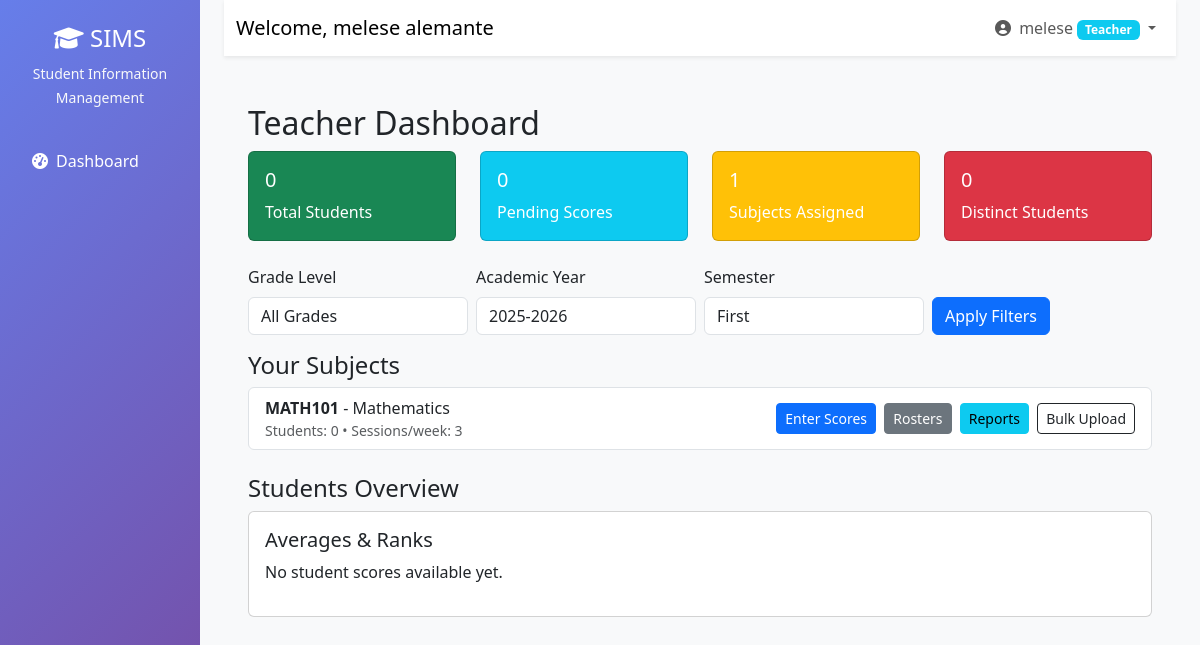
The page /teachers/dashboard/ (signed in) on the database its author committed.
### users/models.py (models this page shows, shortened)
class User(AbstractUser):
    ROLE_CHOICES = (
        ('admin', 'Administrator'),
        ('teacher', 'Teacher'),
        ('student', 'Student'),
        ('registrar', 'Registrar'),
        ('finance', 'Finance Officer'),
        ('parent', 'Parent'),
    )
    role = models.CharField(max_length=20, choices=ROLE_CHOICES)
    phone = models.CharField(max_length=15, blank=True)
    address = models.TextField(blank=True)
    date_of_birth = models.DateField(null=True, blank=True)
    profile_picture = models.ImageField(upload_to='profiles/', null=True, blank=True)
    is_approved = models.BooleanField(default=False)
    created_at = models.DateTimeField(auto_now_add=True)

### subjects/models.py (models this page shows, shortened)
class Subject(models.Model):
    GRADE_LEVEL_CHOICES = [
        (1, 'Grade 1'),
        (2, 'Grade 2'),
        (3, 'Grade 3'),
        (4, 'Grade 4'),
        (5, 'Grade 5'),
        (6, 'Grade 6'),
        (7, 'Grade 7'),
        (8, 'Grade 8'),
    ]
    SUBJECT_TYPES = [
        ('core', 'Core'),
        ('elective', 'Elective'),
        ('lab', 'Laboratory'),
    ]
    name = models.CharField(max_length=200)
    code = models.CharField(max_length=20, unique=True)
    description = models.TextField(blank=True)
    credit_hours = models.PositiveIntegerField(default=3, help_text="Credit hours for this subject")
    subject_type = models.CharField(max_length=20, choices=SUBJECT_TYPES, default='core')
    grade_level = models.IntegerField(
        choices=GRADE_LEVEL_CHOICES,
        help_text="Select the grade level for this subject"
    )
    day_of_week = models.CharField(max_length=3, choices=Teacher.DAYS_OF_WEEK, blank=True)
    start_time = models.TimeField(null=True, blank=True)
    end_time = models.TimeField(null=True, blank=True)
    room = models.CharField(max_length=50, blank=True)
    sessions_per_week = models.PositiveSmallIntegerField(default=3, help_text='Number of sessions per week')
    instructor = models.ForeignKey(
        Teacher,
        on_delete=models.SET_NULL,
        null=True,
        blank=True,
        related_name='subjects'
    )
    assigned_by_registrar = models.BooleanField(default=False)
    max_capacity = models.IntegerField(default=30)
    is_active = models.BooleanField(default=True)
    created_at = models.DateTimeField(auto_now_add=True)
    updated_at = models.DateTimeField(auto_now=True)
    class Meta:
        ordering = ['grade_level', 'code']

### users/decorators.py (the view)
        def wrapper(request, *args, **kwargs):
            if request.user.is_authenticated:
                if request.user.role in allowed_roles or request.user.is_superuser:
                    return view_func(request, *args, **kwargs)
            messages.error(request, "You don't have permission to access this page.")
            return redirect('dashboard')

### teachers/views.py (called while the page is built)
def _get_current_academic_year():
    import datetime
    now = datetime.datetime.now()
    if now.month >= 8:
        return f"{now.year}-{now.year + 1}"
    else:
        return f"{now.year - 1}-{now.year}"

def _get_current_semester():
    import datetime
    now = datetime.datetime.now()
    if 1 <= now.month <= 5:
        return 'second'
    elif 6 <= now.month <= 7:
        return 'summer'
    else:
        return 'first'

### templates/teachers/teacher_dashboard.html (shortened to what this page needs)
{% extends 'base.html' %}
{% block content %}
<div class="container py-4">
  <h2>Teacher Dashboard</h2>
  <div class="row mb-3">
    <div class="col-md-3">
      <div class="card text-white bg-success mb-2">
        <div class="card-body">
          <h5 class="card-title">{{ total_students }}</h5>
          <p class="card-text">Total Students</p>
        </div>
      </div>
    </div>
    <div class="col-md-3">
      <div class="card text-white bg-info mb-2">
        <div class="card-body">
          <h5 class="card-title">{{ pending_scores }}</h5>
          <p class="card-text">Pending Scores</p>
        </div>
      </div>
    </div>
    <div class="col-md-3">
      <div class="card text-white bg-warning mb-2">
        <div class="card-body">
          <h5 class="card-title">{{ num_subjects }}</h5>
          <p class="card-text">Subjects Assigned</p>
        </div>
      </div>
    </div>
    <div class="col-md-3">
      <div class="card text-white bg-danger mb-2">
        <div class="card-body">
          <h5 class="card-title">{{ distinct_student_count }}</h5>
          <p class="card-text">Distinct Students</p>
        </div>
      </div>
    </div>
  </div>
  <form method="get" class="row g-2 mb-3">
    <div class="col-md-3">
      <label class="form-label">Grade Level</label>
      <select name="grade_level" class="form-control">
        <option value="">All Grades</option>
      </select>
    </div>
    <div class="col-md-3">
      <label class="form-label">Academic Year</label>
      <select name="academic_year" class="form-control">
        {% for ay in academic_year_choices %}
          <option value="{{ ay }}" {% if ay == selected_academic_year %}selected{% endif %}>{{ ay }}</option>
        {% endfor %}
      </select>
    </div>
    <div class="col-md-3">
      <label class="form-label">Semester</label>
      <select name="semester" class="form-control">
        <option value="first" {% if selected_semester == 'first' %}selected{% endif %}>First</option>
      </select>
    </div>
    <div class="col-md-3 align-self-end">
      <button class="btn btn-primary" type="submit">Apply Filters</button>
    </div>
  </form>
  <h4>Your Subjects</h4>
  <div class="list-group mb-3">
    {% for c in teacher_subjects %}
      <div class="list-group-item d-flex justify-content-between align-items-center">
        <div>
          <strong>{{ c.code }}</strong> - {{ c.name }}
          <div class="text-muted small">Students: {{ c.student_count|default:0 }}{% if c.pending_count %} • Pending: {{ c.pending_count }}{% endif %} • Sessions/week: {{ c.sessions_per_week|default:3 }}</div>
        </div>
        <div>
          <a href="{% url 'enter_grades' %}?subject_id={{ c.id }}&academic_year={{ selected_academic_year }}&semester={{ selected_semester }}" class="btn btn-sm btn-primary me-1">Enter Scores</a>
          <a href="{% url 'class_rosters' %}?subject_id={{ c.id }}&academic_year={{ selected_academic_year }}&semester={{ selected_semester }}" class="btn btn-sm btn-secondary me-1">Rosters</a>
          <a href="{% url 'performance_reports' %}?subject_id={{ c.id }}&academic_year={{ selected_academic_year }}&semester={{ selected_semester }}" class="btn btn-sm btn-info me-1">Reports</a>
          <a href="{% url 'bulk_grade_upload' c.id %}" class="btn btn-sm btn-outline-dark">Bulk Upload</a>
        </div>
      </div>
    {% empty %}
      <div class="list-group-item">No active subjects assigned.</div>
    {% endfor %}
  </div>
  <h4 class="mt-4">Students Overview</h4>
  <div class="card mb-3">
    <div class="card-body">
      <h5 class="card-title">Averages & Ranks</h5>
      {% if student_ranking %}
        <table class="table table-sm">
          <thead><tr><th>Rank</th><th>Student</th><th>Average</th></tr></thead>
          <tbody>
            {% for s in student_ranking %}
              <tr>
                <td>{% if s.rank %}{{ s.rank }}{% else %}-{% endif %}</td>
                <td>{{ s.student.get_full_name }}</td>
                <td>{% if s.avg is not None %}{{ s.avg }} / 100{% else %}-{% endif %}</td>
              </tr>
            {% endfor %}
          </tbody>
        </table>
      {% else %}
        <p>No student scores available yet.</p>
      {% endif %}
    </div>
  </div>
</div>
{% endblock %}

### templates/base.html (shortened to what this page needs)
<!DOCTYPE html>
<html lang="en">
  <head>
    <link
      href="https://cdn.jsdelivr.net/npm/bootstrap@5.3.0/dist/css/bootstrap.min.css"
      rel="stylesheet"
    />
    <link
      href="https://cdnjs.cloudflare.com/ajax/libs/font-awesome/6.0.0/css/all.min.css"
      rel="stylesheet"
    />
  </head>
  <body>
    {% if user.is_authenticated %}
    <div class="container-fluid">
      <div class="row">
        <nav class="col-md-3 col-lg-2 d-md-block sidebar">
          <div class="position-sticky pt-4">
            <div class="text-center mb-4">
              <h4 class="text-white">
                <i class="fas fa-graduation-cap"></i> SIMS
              </h4>
              <small class="text-light">Student Information Management</small>
            </div>
            <ul class="nav flex-column">
              <li class="nav-item">
                <a
                  class="nav-link {% if request.resolver_match.url_name == 'dashboard' %}active{% endif %}"
                  href="{% url 'dashboard' %}"
                >
                  <i class="fas fa-tachometer-alt me-2"></i>Dashboard
                </a>
              </li>
            </ul>
          </div>
        </nav>
        <main class="col-md-9 ms-sm-auto col-lg-10 px-md-4 main-content">
          <nav
            class="navbar navbar-expand-lg navbar-light bg-white shadow-sm mb-4"
          >
            <div class="container-fluid">
              <span class="navbar-brand"
                >Welcome, {{ user.get_full_name|default:user.username }}</span
              >
              <div class="navbar-nav ms-auto">
                <div class="nav-item dropdown">
                  <a
                    class="nav-link dropdown-toggle"
                    href="#"
                    id="navbarDropdown"
                    role="button"
                    data-bs-toggle="dropdown"
                  >
                    <i class="fas fa-user-circle me-1"></i> {{ user.username }}
                    <span
                      class="badge bg-{% if user.role == 'admin' %}danger{% elif user.role == 'teacher' %}info{% elif user.role == 'student' %}success{% elif user.role == 'parent' %}warning{% else %}secondary{% endif %}"
                    >
                      {{ user.get_role_display }}
                    </span>
                  </a>
                </div>
              </div>
            </div>
          </nav>
          <div class="container-fluid">{% block content %}{% endblock %}</div>
        </main>
      </div>
    </div>
    {% else %} {% block auth_content %}{% endblock %} {% endif %}
  </body>
</html>

### templates/base.html (style rules this page uses)
.sidebar { min-height: 100vh; background: linear-gradient(135deg, #667eea 0%, #764ba2 100%); }
.sidebar .nav-link { color: #fff; padding: 12px 20px; margin: 4px 0; border-radius: 8px; transition: all 0.3s; }
.main-content { background-color: #f8f9fa; min-height: 100vh; }

### rows shown on the page
User: get_full_name "melese alemante", username "melese", role "Teacher"
Subject: code "MATH101", name "Mathematics", student_count "0", sessions_per_week "3"

### other values the page prints
{{ total_students }} "0"
{{ pending_scores }} "0"
{{ num_subjects }} "1"
{{ distinct_student_count }} "0"
form field academic_year "2025-2026"
